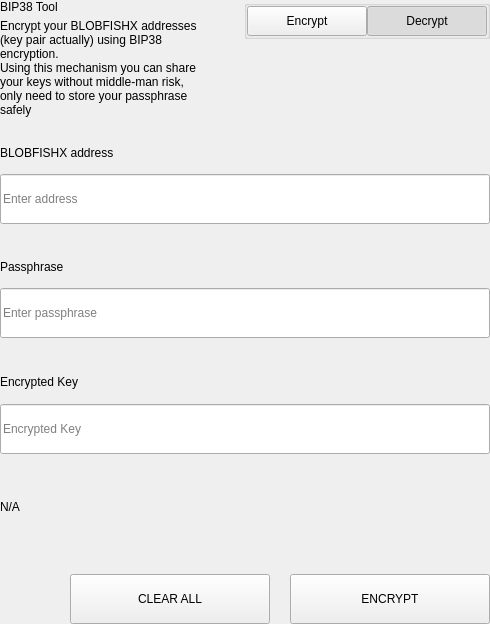
<?xml version="1.0" encoding="UTF-8"?>
<ui version="4.0">
 <class>SettingsBitToolWidget</class>
 <widget class="QWidget" name="SettingsBitToolWidget">
  <property name="geometry">
   <rect>
    <x>0</x>
    <y>0</y>
    <width>490</width>
    <height>624</height>
   </rect>
  </property>
  <property name="windowTitle">
   <string>Form</string>
  </property>
  <layout class="QVBoxLayout" name="verticalLayout">
   <property name="spacing">
    <number>0</number>
   </property>
   <property name="leftMargin">
    <number>0</number>
   </property>
   <property name="topMargin">
    <number>0</number>
   </property>
   <property name="rightMargin">
    <number>0</number>
   </property>
   <property name="bottomMargin">
    <number>0</number>
   </property>
   <item>
    <widget class="QWidget" name="left" native="true">
     <layout class="QVBoxLayout" name="verticalLayout_3">
      <property name="leftMargin">
       <number>0</number>
      </property>
      <property name="topMargin">
       <number>0</number>
      </property>
      <property name="rightMargin">
       <number>0</number>
      </property>
      <property name="bottomMargin">
       <number>0</number>
      </property>
      <item>
       <layout class="QVBoxLayout" name="verticalLayout_2">
        <property name="spacing">
         <number>0</number>
        </property>
        <item>
         <layout class="QHBoxLayout" name="horizontalLayout_3" stretch="3,1">
          <property name="spacing">
           <number>40</number>
          </property>
          <item>
           <layout class="QVBoxLayout" name="verticalLayoutTitle">
            <property name="spacing">
             <number>5</number>
            </property>
            <item>
             <widget class="QLabel" name="labelTitle">
              <property name="text">
               <string>BIP38 Tool</string>
              </property>
             </widget>
            </item>
            <item>
             <widget class="QLabel" name="labelSubtitle1">
              <property name="text">
               <string>Encrypt your BLOBFISHX addresses (key pair actually) using BIP38 encryption.
Using this mechanism you can share your keys without middle-man risk, only need to store your passphrase safely</string>
              </property>
              <property name="wordWrap">
               <bool>true</bool>
              </property>
             </widget>
            </item>
           </layout>
          </item>
          <item alignment="Qt::AlignTop">
           <widget class="QGroupBox" name="groupBox">
            <property name="title">
             <string/>
            </property>
            <property name="alignment">
             <set>Qt::AlignLeading|Qt::AlignLeft|Qt::AlignTop</set>
            </property>
            <layout class="QHBoxLayout" name="horizontalLayout_4">
             <property name="spacing">
              <number>0</number>
             </property>
             <property name="leftMargin">
              <number>0</number>
             </property>
             <property name="topMargin">
              <number>0</number>
             </property>
             <property name="rightMargin">
              <number>0</number>
             </property>
             <property name="bottomMargin">
              <number>0</number>
             </property>
             <item>
              <spacer name="horizontalSpacer">
               <property name="orientation">
                <enum>Qt::Horizontal</enum>
               </property>
               <property name="sizeHint" stdset="0">
                <size>
                 <width>40</width>
                 <height>20</height>
                </size>
               </property>
              </spacer>
             </item>
             <item>
              <widget class="QPushButton" name="pushLeft">
               <property name="minimumSize">
                <size>
                 <width>120</width>
                 <height>30</height>
                </size>
               </property>
               <property name="maximumSize">
                <size>
                 <width>120</width>
                 <height>30</height>
                </size>
               </property>
               <property name="focusPolicy">
                <enum>Qt::NoFocus</enum>
               </property>
               <property name="text">
                <string>Encrypt</string>
               </property>
               <property name="checkable">
                <bool>true</bool>
               </property>
               <property name="autoExclusive">
                <bool>true</bool>
               </property>
              </widget>
             </item>
             <item>
              <widget class="QPushButton" name="pushRight">
               <property name="minimumSize">
                <size>
                 <width>120</width>
                 <height>30</height>
                </size>
               </property>
               <property name="maximumSize">
                <size>
                 <width>120</width>
                 <height>30</height>
                </size>
               </property>
               <property name="focusPolicy">
                <enum>Qt::NoFocus</enum>
               </property>
               <property name="text">
                <string>Decrypt</string>
               </property>
               <property name="checkable">
                <bool>true</bool>
               </property>
               <property name="checked">
                <bool>true</bool>
               </property>
               <property name="autoExclusive">
                <bool>true</bool>
               </property>
              </widget>
             </item>
            </layout>
           </widget>
          </item>
         </layout>
        </item>
        <item>
         <widget class="QStackedWidget" name="stackedWidget">
          <property name="currentIndex">
           <number>1</number>
          </property>
          <widget class="QWidget" name="pageDecrypt">
           <layout class="QVBoxLayout" name="verticalLayout_5">
            <property name="spacing">
             <number>0</number>
            </property>
            <property name="leftMargin">
             <number>0</number>
            </property>
            <property name="topMargin">
             <number>0</number>
            </property>
            <property name="rightMargin">
             <number>0</number>
            </property>
            <property name="bottomMargin">
             <number>0</number>
            </property>
            <item>
             <widget class="QWidget" name="widget" native="true">
              <property name="minimumSize">
               <size>
                <width>0</width>
                <height>100</height>
               </size>
              </property>
              <layout class="QVBoxLayout" name="verticalLayout_4">
               <property name="spacing">
                <number>0</number>
               </property>
               <property name="leftMargin">
                <number>0</number>
               </property>
               <property name="topMargin">
                <number>0</number>
               </property>
               <property name="rightMargin">
                <number>0</number>
               </property>
               <property name="bottomMargin">
                <number>0</number>
               </property>
               <item>
                <spacer name="verticalSpacer_2">
                 <property name="orientation">
                  <enum>Qt::Vertical</enum>
                 </property>
                 <property name="sizeType">
                  <enum>QSizePolicy::Fixed</enum>
                 </property>
                 <property name="sizeHint" stdset="0">
                  <size>
                   <width>20</width>
                   <height>20</height>
                  </size>
                 </property>
                </spacer>
               </item>
               <item>
                <layout class="QHBoxLayout" name="horizontalLayout_6" stretch="2">
                 <property name="spacing">
                  <number>0</number>
                 </property>
                 <item>
                  <layout class="QVBoxLayout" name="verticalLayout_7">
                   <property name="spacing">
                    <number>9</number>
                   </property>
                   <item>
                    <widget class="QLabel" name="labelSubtitleKey">
                     <property name="minimumSize">
                      <size>
                       <width>0</width>
                       <height>20</height>
                      </size>
                     </property>
                     <property name="maximumSize">
                      <size>
                       <width>16777215</width>
                       <height>20</height>
                      </size>
                     </property>
                     <property name="text">
                      <string>Encrypted key</string>
                     </property>
                    </widget>
                   </item>
                   <item>
                    <widget class="QLineEdit" name="lineEditKey">
                     <property name="minimumSize">
                      <size>
                       <width>0</width>
                       <height>50</height>
                      </size>
                     </property>
                     <property name="maximumSize">
                      <size>
                       <width>16777215</width>
                       <height>50</height>
                      </size>
                     </property>
                     <property name="placeholderText">
                      <string>Enter a encrypted key</string>
                     </property>
                    </widget>
                   </item>
                  </layout>
                 </item>
                </layout>
               </item>
               <item>
                <spacer name="verticalSpacer_3">
                 <property name="orientation">
                  <enum>Qt::Vertical</enum>
                 </property>
                 <property name="sizeType">
                  <enum>QSizePolicy::Fixed</enum>
                 </property>
                 <property name="sizeHint" stdset="0">
                  <size>
                   <width>20</width>
                   <height>20</height>
                  </size>
                 </property>
                </spacer>
               </item>
               <item>
                <layout class="QVBoxLayout" name="verticalLayout_9">
                 <property name="spacing">
                  <number>9</number>
                 </property>
                 <item>
                  <widget class="QLabel" name="labelSubtitlePassphrase">
                   <property name="maximumSize">
                    <size>
                     <width>16777215</width>
                     <height>20</height>
                    </size>
                   </property>
                   <property name="text">
                    <string>Passphrase</string>
                   </property>
                  </widget>
                 </item>
                 <item>
                  <widget class="QLineEdit" name="lineEditPassphrase">
                   <property name="minimumSize">
                    <size>
                     <width>0</width>
                     <height>50</height>
                    </size>
                   </property>
                   <property name="maximumSize">
                    <size>
                     <width>16777215</width>
                     <height>50</height>
                    </size>
                   </property>
                   <property name="placeholderText">
                    <string>Enter a passphrase</string>
                   </property>
                  </widget>
                 </item>
                </layout>
               </item>
               <item>
                <spacer name="verticalSpacer_4">
                 <property name="orientation">
                  <enum>Qt::Vertical</enum>
                 </property>
                 <property name="sizeType">
                  <enum>QSizePolicy::Fixed</enum>
                 </property>
                 <property name="sizeHint" stdset="0">
                  <size>
                   <width>20</width>
                   <height>20</height>
                  </size>
                 </property>
                </spacer>
               </item>
               <item>
                <widget class="QWidget" name="widget_3" native="true">
                 <property name="sizePolicy">
                  <sizepolicy hsizetype="Preferred" vsizetype="Fixed">
                   <horstretch>0</horstretch>
                   <verstretch>0</verstretch>
                  </sizepolicy>
                 </property>
                 <layout class="QVBoxLayout" name="verticalLayout_10">
                  <property name="spacing">
                   <number>9</number>
                  </property>
                  <property name="leftMargin">
                   <number>0</number>
                  </property>
                  <property name="topMargin">
                   <number>0</number>
                  </property>
                  <property name="rightMargin">
                   <number>0</number>
                  </property>
                  <property name="bottomMargin">
                   <number>0</number>
                  </property>
                  <item>
                   <widget class="QLabel" name="labelSubtitleDecryptResult">
                    <property name="minimumSize">
                     <size>
                      <width>0</width>
                      <height>20</height>
                     </size>
                    </property>
                    <property name="maximumSize">
                     <size>
                      <width>16777215</width>
                      <height>20</height>
                     </size>
                    </property>
                    <property name="text">
                     <string>Decrypted address result</string>
                    </property>
                   </widget>
                  </item>
                  <item>
                   <widget class="QWidget" name="widget_4" native="true">
                    <layout class="QHBoxLayout" name="horizontalLayout" stretch="6,0,1">
                     <property name="spacing">
                      <number>0</number>
                     </property>
                     <property name="leftMargin">
                      <number>0</number>
                     </property>
                     <property name="topMargin">
                      <number>0</number>
                     </property>
                     <property name="rightMargin">
                      <number>0</number>
                     </property>
                     <property name="bottomMargin">
                      <number>0</number>
                     </property>
                     <item alignment="Qt::AlignVCenter">
                      <widget class="QLineEdit" name="lineEditDecryptResult">
                       <property name="minimumSize">
                        <size>
                         <width>0</width>
                         <height>50</height>
                        </size>
                       </property>
                       <property name="maximumSize">
                        <size>
                         <width>16777215</width>
                         <height>50</height>
                        </size>
                       </property>
                       <property name="placeholderText">
                        <string>Decrypted Address</string>
                       </property>
                      </widget>
                     </item>
                     <item>
                      <spacer name="horizontalSpacer_4">
                       <property name="orientation">
                        <enum>Qt::Horizontal</enum>
                       </property>
                       <property name="sizeType">
                        <enum>QSizePolicy::Fixed</enum>
                       </property>
                       <property name="sizeHint" stdset="0">
                        <size>
                         <width>20</width>
                         <height>50</height>
                        </size>
                       </property>
                      </spacer>
                     </item>
                     <item>
                      <widget class="QPushButton" name="pushButtonImport">
                       <property name="minimumSize">
                        <size>
                         <width>140</width>
                         <height>40</height>
                        </size>
                       </property>
                       <property name="text">
                        <string>Import Address</string>
                       </property>
                      </widget>
                     </item>
                    </layout>
                   </widget>
                  </item>
                 </layout>
                </widget>
               </item>
               <item>
                <widget class="QLabel" name="statusLabel_DEC">
                 <property name="maximumSize">
                  <size>
                   <width>16777215</width>
                   <height>40</height>
                  </size>
                 </property>
                 <property name="text">
                  <string/>
                 </property>
                </widget>
               </item>
               <item>
                <spacer name="verticalSpacer">
                 <property name="orientation">
                  <enum>Qt::Vertical</enum>
                 </property>
                 <property name="sizeType">
                  <enum>QSizePolicy::Preferred</enum>
                 </property>
                 <property name="sizeHint" stdset="0">
                  <size>
                   <width>20</width>
                   <height>20</height>
                  </size>
                 </property>
                </spacer>
               </item>
               <item>
                <layout class="QHBoxLayout" name="horizontalLayout_7">
                 <property name="spacing">
                  <number>0</number>
                 </property>
                 <item>
                  <spacer name="horizontalSpacer_5">
                   <property name="orientation">
                    <enum>Qt::Horizontal</enum>
                   </property>
                   <property name="sizeType">
                    <enum>QSizePolicy::Expanding</enum>
                   </property>
                   <property name="sizeHint" stdset="0">
                    <size>
                     <width>40</width>
                     <height>20</height>
                    </size>
                   </property>
                  </spacer>
                 </item>
                 <item>
                  <widget class="QPushButton" name="pushButtonDecryptClear">
                   <property name="minimumSize">
                    <size>
                     <width>200</width>
                     <height>50</height>
                    </size>
                   </property>
                   <property name="maximumSize">
                    <size>
                     <width>200</width>
                     <height>50</height>
                    </size>
                   </property>
                   <property name="text">
                    <string>CLEAR</string>
                   </property>
                  </widget>
                 </item>
                 <item>
                  <spacer name="horizontalSpacer_3">
                   <property name="orientation">
                    <enum>Qt::Horizontal</enum>
                   </property>
                   <property name="sizeType">
                    <enum>QSizePolicy::Fixed</enum>
                   </property>
                   <property name="sizeHint" stdset="0">
                    <size>
                     <width>20</width>
                     <height>20</height>
                    </size>
                   </property>
                  </spacer>
                 </item>
                 <item>
                  <widget class="QPushButton" name="pushButtonDecrypt">
                   <property name="minimumSize">
                    <size>
                     <width>200</width>
                     <height>50</height>
                    </size>
                   </property>
                   <property name="maximumSize">
                    <size>
                     <width>200</width>
                     <height>50</height>
                    </size>
                   </property>
                   <property name="text">
                    <string>DECRYPT KEY</string>
                   </property>
                  </widget>
                 </item>
                </layout>
               </item>
              </layout>
             </widget>
            </item>
           </layout>
          </widget>
          <widget class="QWidget" name="pageEncrypt">
           <layout class="QVBoxLayout" name="verticalLayout_11">
            <property name="spacing">
             <number>0</number>
            </property>
            <property name="leftMargin">
             <number>0</number>
            </property>
            <property name="topMargin">
             <number>0</number>
            </property>
            <property name="rightMargin">
             <number>0</number>
            </property>
            <property name="bottomMargin">
             <number>0</number>
            </property>
            <item>
             <spacer name="verticalSpacer_8">
              <property name="orientation">
               <enum>Qt::Vertical</enum>
              </property>
              <property name="sizeType">
               <enum>QSizePolicy::Fixed</enum>
              </property>
              <property name="sizeHint" stdset="0">
               <size>
                <width>20</width>
                <height>20</height>
               </size>
              </property>
             </spacer>
            </item>
            <item>
             <widget class="QWidget" name="containerAddressEnc" native="true">
              <layout class="QVBoxLayout" name="containerAddressEncLayout">
               <property name="spacing">
                <number>5</number>
               </property>
               <property name="leftMargin">
                <number>0</number>
               </property>
               <property name="topMargin">
                <number>0</number>
               </property>
               <property name="rightMargin">
                <number>0</number>
               </property>
               <property name="bottomMargin">
                <number>0</number>
               </property>
               <item>
                <widget class="QLabel" name="labelSubtitleAddress">
                 <property name="minimumSize">
                  <size>
                   <width>0</width>
                   <height>20</height>
                  </size>
                 </property>
                 <property name="maximumSize">
                  <size>
                   <width>16777215</width>
                   <height>20</height>
                  </size>
                 </property>
                 <property name="text">
                  <string>BLOBFISHX address</string>
                 </property>
                </widget>
               </item>
               <item>
                <widget class="QLineEdit" name="addressIn_ENC">
                 <property name="minimumSize">
                  <size>
                   <width>0</width>
                   <height>50</height>
                  </size>
                 </property>
                 <property name="placeholderText">
                  <string>Enter address</string>
                 </property>
                </widget>
               </item>
              </layout>
             </widget>
            </item>
            <item>
             <spacer name="verticalSpacer_6">
              <property name="orientation">
               <enum>Qt::Vertical</enum>
              </property>
              <property name="sizeType">
               <enum>QSizePolicy::Fixed</enum>
              </property>
              <property name="sizeHint" stdset="0">
               <size>
                <width>20</width>
                <height>20</height>
               </size>
              </property>
             </spacer>
            </item>
            <item>
             <widget class="QWidget" name="containerAddress" native="true">
              <layout class="QHBoxLayout" name="horizontalLayout_9" stretch="2">
               <property name="spacing">
                <number>0</number>
               </property>
               <property name="leftMargin">
                <number>0</number>
               </property>
               <property name="topMargin">
                <number>0</number>
               </property>
               <property name="rightMargin">
                <number>0</number>
               </property>
               <property name="bottomMargin">
                <number>0</number>
               </property>
               <item>
                <layout class="QVBoxLayout" name="verticalLayout_8">
                 <property name="spacing">
                  <number>5</number>
                 </property>
                 <item>
                  <widget class="QLabel" name="labelSubtitleMessage">
                   <property name="minimumSize">
                    <size>
                     <width>0</width>
                     <height>20</height>
                    </size>
                   </property>
                   <property name="maximumSize">
                    <size>
                     <width>16777215</width>
                     <height>20</height>
                    </size>
                   </property>
                   <property name="text">
                    <string>Passphrase</string>
                   </property>
                  </widget>
                 </item>
                 <item>
                  <widget class="QLineEdit" name="passphraseIn_ENC">
                   <property name="minimumSize">
                    <size>
                     <width>0</width>
                     <height>50</height>
                    </size>
                   </property>
                   <property name="maximumSize">
                    <size>
                     <width>16777215</width>
                     <height>50</height>
                    </size>
                   </property>
                   <property name="placeholderText">
                    <string>Enter passphrase</string>
                   </property>
                  </widget>
                 </item>
                </layout>
               </item>
              </layout>
             </widget>
            </item>
            <item>
             <spacer name="verticalSpacer_7">
              <property name="orientation">
               <enum>Qt::Vertical</enum>
              </property>
              <property name="sizeType">
               <enum>QSizePolicy::Fixed</enum>
              </property>
              <property name="sizeHint" stdset="0">
               <size>
                <width>20</width>
                <height>20</height>
               </size>
              </property>
             </spacer>
            </item>
            <item>
             <widget class="QWidget" name="widget_2" native="true">
              <property name="minimumSize">
               <size>
                <width>0</width>
                <height>75</height>
               </size>
              </property>
              <property name="maximumSize">
               <size>
                <width>16777215</width>
                <height>16777215</height>
               </size>
              </property>
              <layout class="QVBoxLayout" name="verticalLayout_6">
               <property name="leftMargin">
                <number>0</number>
               </property>
               <property name="topMargin">
                <number>0</number>
               </property>
               <property name="rightMargin">
                <number>0</number>
               </property>
               <property name="bottomMargin">
                <number>0</number>
               </property>
               <item>
                <widget class="QLabel" name="labelSubtitleEncryptedKey">
                 <property name="minimumSize">
                  <size>
                   <width>0</width>
                   <height>20</height>
                  </size>
                 </property>
                 <property name="maximumSize">
                  <size>
                   <width>16777215</width>
                   <height>20</height>
                  </size>
                 </property>
                 <property name="text">
                  <string>Encrypted Key</string>
                 </property>
                </widget>
               </item>
               <item>
                <widget class="QLineEdit" name="encryptedKeyOut_ENC">
                 <property name="minimumSize">
                  <size>
                   <width>0</width>
                   <height>50</height>
                  </size>
                 </property>
                 <property name="placeholderText">
                  <string>Encrypted Key</string>
                 </property>
                </widget>
               </item>
              </layout>
             </widget>
            </item>
            <item>
             <widget class="QLabel" name="statusLabel_ENC">
              <property name="text">
               <string notr="true">N/A</string>
              </property>
             </widget>
            </item>
            <item>
             <spacer name="verticalSpacer_5">
              <property name="orientation">
               <enum>Qt::Vertical</enum>
              </property>
              <property name="sizeType">
               <enum>QSizePolicy::Fixed</enum>
              </property>
              <property name="sizeHint" stdset="0">
               <size>
                <width>20</width>
                <height>20</height>
               </size>
              </property>
             </spacer>
            </item>
            <item>
             <layout class="QHBoxLayout" name="horizontalLayout_8">
              <property name="spacing">
               <number>0</number>
              </property>
              <item>
               <spacer name="horizontalSpacer_6">
                <property name="orientation">
                 <enum>Qt::Horizontal</enum>
                </property>
                <property name="sizeType">
                 <enum>QSizePolicy::Expanding</enum>
                </property>
                <property name="sizeHint" stdset="0">
                 <size>
                  <width>40</width>
                  <height>20</height>
                 </size>
                </property>
               </spacer>
              </item>
              <item>
               <widget class="QPushButton" name="pushButtonClear">
                <property name="minimumSize">
                 <size>
                  <width>200</width>
                  <height>50</height>
                 </size>
                </property>
                <property name="focusPolicy">
                 <enum>Qt::NoFocus</enum>
                </property>
                <property name="text">
                 <string>CLEAR ALL</string>
                </property>
               </widget>
              </item>
              <item>
               <spacer name="horizontalSpacer_2">
                <property name="orientation">
                 <enum>Qt::Horizontal</enum>
                </property>
                <property name="sizeType">
                 <enum>QSizePolicy::Fixed</enum>
                </property>
                <property name="sizeHint" stdset="0">
                 <size>
                  <width>20</width>
                  <height>20</height>
                 </size>
                </property>
               </spacer>
              </item>
              <item>
               <widget class="QPushButton" name="pushButtonEncrypt">
                <property name="minimumSize">
                 <size>
                  <width>200</width>
                  <height>50</height>
                 </size>
                </property>
                <property name="maximumSize">
                 <size>
                  <width>200</width>
                  <height>50</height>
                 </size>
                </property>
                <property name="focusPolicy">
                 <enum>Qt::NoFocus</enum>
                </property>
                <property name="text">
                 <string>ENCRYPT</string>
                </property>
               </widget>
              </item>
             </layout>
            </item>
           </layout>
          </widget>
         </widget>
        </item>
       </layout>
      </item>
     </layout>
    </widget>
   </item>
  </layout>
 </widget>
 <resources/>
 <connections/>
</ui>
